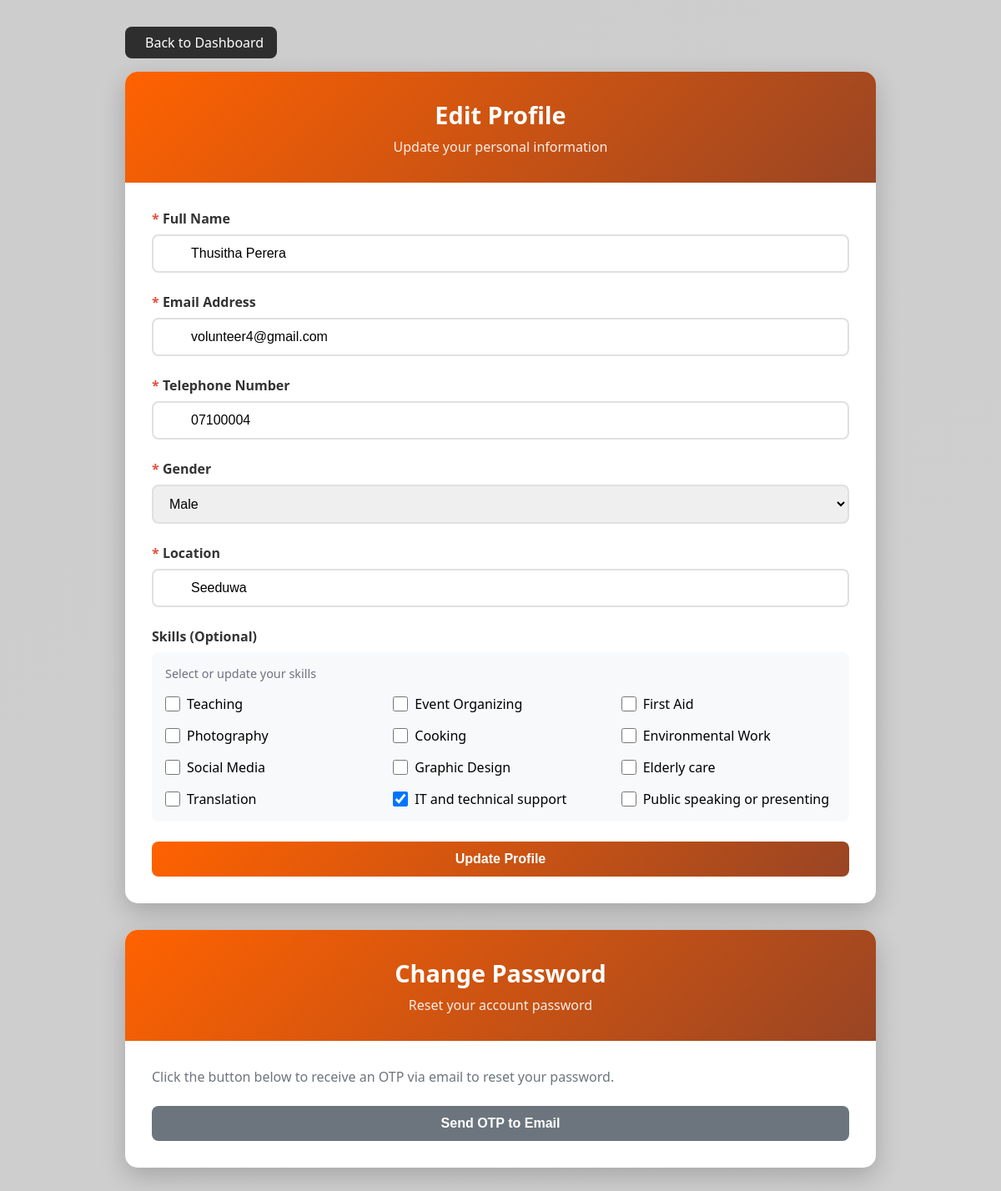
Page /presentation/edit_profile.php (signed in) on the committed database.
### tables this page shows
CREATE TABLE IF NOT EXISTS `users` (
  `userId` int NOT NULL AUTO_INCREMENT,
  `name` varchar(100) NOT NULL,
  `email` varchar(100) NOT NULL,
  `password` varchar(255) NOT NULL,
  `telephoneNo` varchar(20) DEFAULT NULL,
  `location` varchar(100) DEFAULT NULL,
  `gender` enum('Male','Female','Other','Prefer not to say') NOT NULL,
  `role` enum('Volunteer','Admin','Coordinator','Organizer','Volunteer+Organizer') DEFAULT 'Volunteer',
  PRIMARY KEY (`userId`),
  UNIQUE KEY `email` (`email`)
);

### business_logic/ProfileLogic.php (called while the page is built, shortened)
<?php
require_once __DIR__ . "/../data_access/ProfileData.php";
class ProfileLogic {
    private $profileData;
    public function __construct($conn) {
        $this->profileData = new ProfileData($conn);
    }
    public function getVolunteerProfile($userId) {
        $volunteer = $this->profileData->getVolunteerById($userId);
        return ["success" => true, "data" => $volunteer];
    }
}
?>

### data_access/ProfileData.php (called while the page is built, shortened)
<?php
class ProfileData {
    private $conn;
    public function __construct($conn) {
        $this->conn = $conn;
    }
    public function getVolunteerById($userId) {
        $stmt = $this->conn->prepare("SELECT userId, name, email, telephoneNo, location, gender FROM users WHERE userId = ? AND role = 'Volunteer'");
        $stmt->bind_param("i", $userId);
        $stmt->execute();
        $result = $stmt->get_result();
        $volunteer = $result->fetch_assoc();
        if ($volunteer) {
            $skillMapping = [
                1 => 'teaching',
                2 => 'event-organizing',
                3 => 'first-aid',
                4 => 'photography',
                5 => 'cooking',
                6 => 'fundraising',
                7 => 'social-media',
                8 => 'graphic-design',
                9 => 'writing',
                10 => 'translation',
                11 => 'it-support',
                12 => 'mentoring'
            ];
            $skillStmt = $this->conn->prepare("SELECT skillId FROM volunteer_skills WHERE userId = ?");
            $skillStmt->bind_param("i", $userId);
            $skillStmt->execute();
            $skillResult = $skillStmt->get_result();
            $skills = [];
            while ($skillRow = $skillResult->fetch_assoc()) {
                $skillId = $skillRow['skillId'];
                if (isset($skillMapping[$skillId])) {
                    $skills[] = $skillMapping[$skillId];
                }
            }
            $volunteer['skills'] = $skills;
        }
        return $volunteer;
    }
}
?>

### presentation/edit_profile.php (the view, shortened to what this page needs)
<?php
require_once __DIR__ . "/../data_access/db.php";
require_once __DIR__ . "/../business_logic/ProfileLogic.php";
$profileLogic = new ProfileLogic($conn);
$userId = $_SESSION['userId'];
$profileResult = $profileLogic->getVolunteerProfile($userId);
$profile = $profileResult['success'] ? $profileResult['data'] : null;
?>
<!DOCTYPE html>
<html lang="en">
<head>
    <link rel="stylesheet" href="../assets/css/edit_pro1.css">
    <link href="https://cdnjs.cloudflare.com/ajax/libs/remixicon/3.5.0/remixicon.css" rel="stylesheet">
</head>
<body>
    <div class="container">
        <a href="volunteer_dashboard.php" class="back-link">
            <i class="ri-arrow-left-line"></i> Back to Dashboard
        </a>
        <div class="profile-card">
            <div class="card-header">
                <h2>Edit Profile</h2>
                <p>Update your personal information</p>
            </div>
            <div class="card-body">
                <form id="profileForm">
                    <div class="form-group">
                        <label class="form-label">
                            <span class="required">*</span> Full Name
                        </label>
                        <div class="input-group">
                            <input type="text" name="name" class="form-control" value="<?php echo htmlspecialchars($profile['name']); ?>" required>
                        </div>
                    </div>
                    <div class="form-group">
                        <label class="form-label">
                            <span class="required">*</span> Email Address
                        </label>
                        <div class="input-group">
                            <input type="email" name="email" class="form-control" value="<?php echo htmlspecialchars($profile['email']); ?>" required>
                        </div>
                    </div>
                    <div class="form-group">
                        <label class="form-label">
                            <span class="required">*</span> Telephone Number
                        </label>
                        <div class="input-group">
                            <input type="tel" name="phone" class="form-control" value="<?php echo htmlspecialchars($profile['telephoneNo']); ?>" required>
                        </div>
                    </div>
                    <div class="form-group">
                        <label class="form-label">
                            <span class="required">*</span> Gender
                        </label>
                        <select name="gender" class="form-select" required>
                            <option value="Male" <?php echo $profile['gender'] === 'Male' ? 'selected' : ''; ?>>Male</option>
                        </select>
                    </div>
                    <div class="form-group">
                        <label class="form-label">
                            <span class="required">*</span> Location
                        </label>
                        <div class="input-group">
                            <input type="text" name="location" class="form-control" value="<?php echo htmlspecialchars($profile['location']); ?>" required>
                        </div>
                    </div>
                    <div class="form-group">
                        <label class="form-label">Skills (Optional)</label>
                        <div class="skills-section">
                            <p style="margin-bottom: 0.5rem; color: #6b7280; font-size: 0.9rem;">
                                Select or update your skills
                            </p>
                            <div class="skills-grid">
                                <?php
                                $availableSkills = [
                                    'teaching' => 'Teaching',
                                    'event-organizing' => 'Event Organizing',
                                    'first-aid' => 'First Aid',
                                    'photography' => 'Photography',
                                    'cooking' => 'Cooking',
                                    'fundraising' => 'Environmental Work',
                                    'social-media' => 'Social Media',
                                    'graphic-design' => 'Graphic Design',
                                    'writing' => 'Elderly care',
                                    'translation' => 'Translation',
                                    'it-support' => 'IT and technical support',
                                    'mentoring' => 'Public speaking or presenting'
                                ];
                                foreach ($availableSkills as $value => $label) {
                                    $checked = in_array($value, $profile['skills']) ? 'checked' : '';
                                    echo "<div class='skill-checkbox'>
                                            <input type='checkbox' id='$value' name='skills[]' value='$value' $checked>
                                            <label for='$value'>$label</label>
                                          </div>";
                                }
                                ?>
                            </div>
                        </div>
                    </div>
                    <button type="submit" class="btn btn-primary">Update Profile</button>
                </form>
            </div>
        </div>
        <div class="profile-card">
            <div class="card-header">
                <h2>Change Password</h2>
                <p>Reset your account password</p>
            </div>
            <div class="card-body">
                <p style="margin-bottom: 1.5rem; color: #6c757d;">
                    Click the button below to receive an OTP via email to reset your password.
                </p>
                <button type="button" id="sendOtpBtn" class="btn btn-secondary">Send OTP to Email</button>
            </div>
        </div>
    </div>
</body>
</html>

### assets/css/edit_pro1.css (style rules this page uses)
* { margin: 0; padding: 0; box-sizing: border-box; }
body { font-family: 'Segoe UI', Tahoma, Geneva, Verdana, sans-serif; background: linear-gradient(135deg, #cecdcdff 0%, #cfcfcfff 100%); min-height: 100vh; padding: 2rem; }
.container { max-width: 900px; margin: 0 auto; }
.profile-card { background: white; border-radius: 15px; box-shadow: 0 10px 30px rgba(0,0,0,0.2); overflow: hidden; margin-bottom: 2rem; }
.card-header { background: linear-gradient(135deg, #ff6200 0%, #994524 100%); color: white; padding: 2rem; text-align: center; }
.card-header h2 { font-size: 1.8rem; margin-bottom: 0.5rem; }
.card-header p { opacity: 0.9; }
.card-body { padding: 2rem; }
.form-group { margin-bottom: 1.5rem; }
.form-label { display: block; font-weight: 600; margin-bottom: 0.5rem; color: #333; }
.required { color: #e74c3c; }
.input-group { position: relative; }
.form-control { width: 100%; padding: 12px 15px 12px 45px; border: 2px solid #e0e0e0; border-radius: 8px; font-size: 1rem; transition: all 0.3s; }
.form-select { width: 100%; padding: 12px 15px; border: 2px solid #e0e0e0; border-radius: 8px; font-size: 1rem; transition: all 0.3s; cursor: pointer; }
.btn { padding: 12px 30px; border: none; border-radius: 8px; font-size: 1rem; font-weight: 600; cursor: pointer; transition: all 0.3s; }
.btn-primary { background: linear-gradient(135deg, #ff6200 0%, #994524 100%); color: white; width: 100%; }
.back-link { display: inline-flex; align-items: center; color: white; text-decoration: none; margin-bottom: 1rem; padding: 8px 16px; background: rgba(10, 10, 10, 0.81); border-radius: 8px; transition: all 0.3s; }
.skills-section { padding: 1rem; background: #f8f9fa; border-radius: 8px; }
.skills-grid { display: grid; grid-template-columns: repeat(auto-fill, minmax(200px, 1fr)); gap: 1rem; margin-top: 1rem; }
.skill-checkbox { display: flex; align-items: center; }
.skill-checkbox input[type="checkbox"] { width: 18px; height: 18px; margin-right: 8px; cursor: pointer; }
.skill-checkbox label { cursor: pointer; margin: 0; }
.btn-secondary { background: #6c757d; color: white; width: 100%; }

### rows in the picture
users: name "Thusitha Perera", email "volunteer4@gmail.com", phone "07100004", gender "Male", location "Seeduwa"

### other values in the picture
$label "Teaching"
$label "Event Organizing"
$label "First Aid"
$label "Photography"
$label "Cooking"
$label "Environmental Work"
$label "Social Media"
$label "Graphic Design"
$label "Elderly care"
$label "Translation"
$label "IT and technical support"
$label "Public speaking or presenting"
